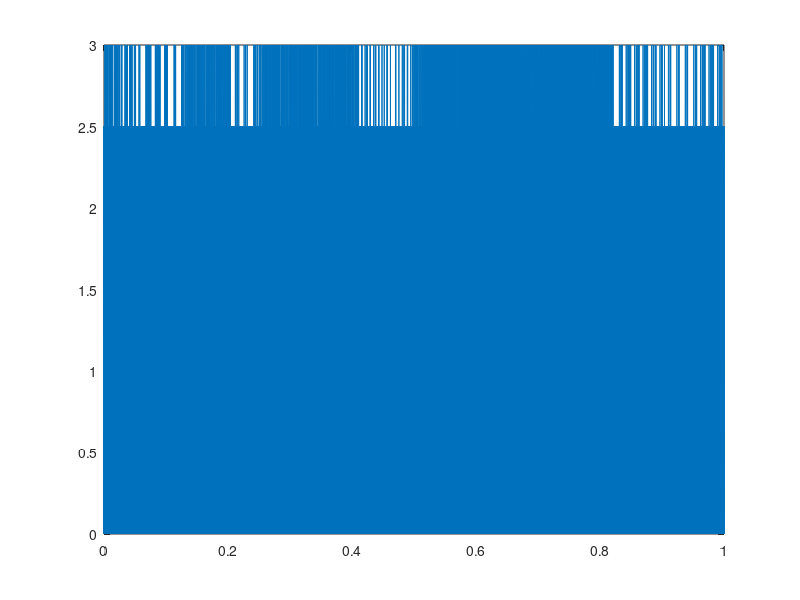

Here is the MATLAB script that generated this plot:
Fs = 48000;
t = 0:1/Fs:1;
F_swth = 500000;
t_swth = 0:1/F_swth:1;

X = 1*sin(2*pi*1000*t);
%fit_sawtooth(t, t_offset, frequency, lower_bound, upper_bound)
%generates sawtooth wave with given parameters
fit_sawtooth = @(t, t_off, f, lb, ub) sawtooth(2*pi*f*(t-t_off))*(ub+lb)/2 + (ub+lb)/2;
swth = fit_sawtooth(t, 0, 40000, 0, 3);



plot(t, swth)
